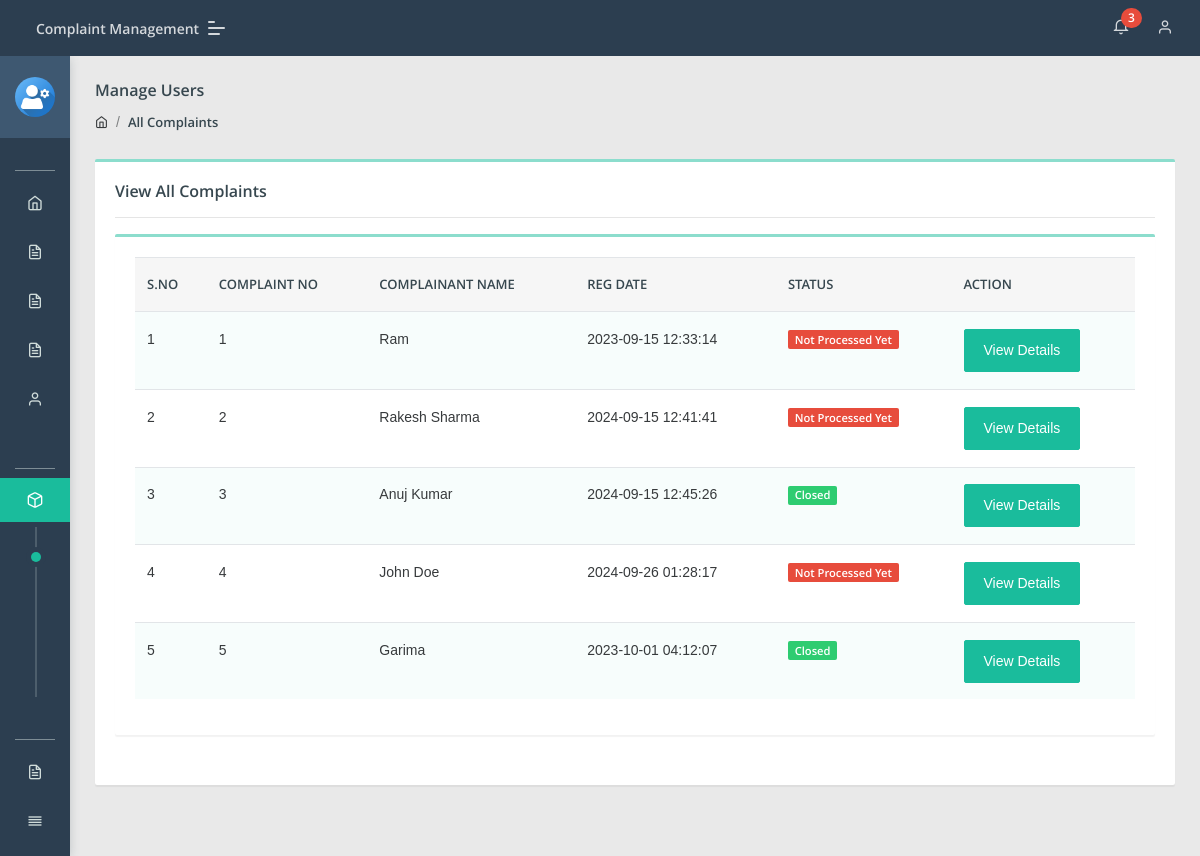
The page /cms/admin/all-complaint.php (signed in) on the database its author committed.
### tables this page shows
CREATE TABLE `tblcomplaints` (
  `complaintNumber` int(11) NOT NULL,
  `userId` int(11) DEFAULT NULL,
  `category` int(11) DEFAULT NULL,
  `subcategory` varchar(255) DEFAULT NULL,
  `complaintType` varchar(255) DEFAULT NULL,
  `Area` varchar(255) DEFAULT NULL,
  `noc` varchar(255) DEFAULT NULL,
  `complaintDetails` mediumtext DEFAULT NULL,
  `complaintFile` varchar(255) DEFAULT NULL,
  `regDate` timestamp NULL DEFAULT current_timestamp(),
  `status` varchar(50) DEFAULT NULL,
  `lastUpdationDate` timestamp NULL DEFAULT NULL ON UPDATE current_timestamp()
);

CREATE TABLE `users` (
  `id` int(11) NOT NULL,
  `fullName` varchar(255) DEFAULT NULL,
  `userEmail` varchar(255) DEFAULT NULL,
  `password` varchar(255) DEFAULT NULL,
  `contactNo` bigint(11) DEFAULT NULL,
  `address` tinytext DEFAULT NULL,
  `Area` varchar(255) DEFAULT NULL,
  `country` varchar(255) DEFAULT NULL,
  `pincode` int(6) DEFAULT NULL,
  `userImage` varchar(255) DEFAULT NULL,
  `regDate` timestamp NOT NULL DEFAULT current_timestamp(),
  `updationDate` timestamp NULL DEFAULT NULL,
  `status` int(1) DEFAULT NULL
);

### cms/admin/all-complaint.php (the view, shortened to what this page needs)
<?php
include('include/config.php');
if(strlen($_SESSION['aid'])==0)
    {
header('location:index.php');
}
else{
?>
<!DOCTYPE html>
<html lang="en">
<head>
    <link rel="stylesheet" href="assets/css/style.css">
</head>
<body class="">
	<?php include('include/sidebar.php');?>
	<?php include('include/header.php');?>
<section class="pcoded-main-container">
    <div class="pcoded-content">
        <div class="page-header">
            <div class="page-block">
                <div class="row align-items-center">
                    <div class="col-md-12">
                        <div class="page-header-title">
                            <h5 class="m-b-10">Manage Users</h5>
                        </div>
                        <ul class="breadcrumb">
                            <li class="breadcrumb-item"><a href="dashboard.php"><i class="feather icon-home"></i></a></li>
                            <li class="breadcrumb-item"><a href="all-complaint.php">All Complaints</a></li>
                        </ul>
                    </div>
                </div>
            </div>
        </div>
        <div class="row">
            <div class="col-sm-12">
                <div class="card">
                    <div class="card-body">
                        <h5>View All Complaints</h5>
                        <hr>
                      <div class="row">
                            <div class="col-xl-12">
                <div class="card">
                    <div class="card-body table-border-style">
                        <div class="table-responsive">
                            <table class="table table-striped">
                                <thead>
                                        <tr><th>S.No</th>
											<th>Complaint No</th>
											<th>Complainant Name</th>
											<th>Reg Date</th>
											<th>Status</th>
											<th>Action</th>
										</tr>
                                </thead>
                                <tbody>
                                    <?php
$query=mysqli_query($con,"select tblcomplaints.*,users.fullName as name from tblcomplaints join users on users.id=tblcomplaints.userId");
$cnt=1;
while($row=mysqli_fetch_array($query))
{
?>
                                        <tr>
                                            <td><?php echo htmlentities($cnt);?></td>
                                            <td><?php echo htmlentities($row['complaintNumber']);?></td>
                                            <td><?php echo htmlentities($row['name']);?></td>
                                            <td> <?php echo htmlentities($row['regDate']);?></td>
                                           <td>
                                                <?php $status=$row['status'];
                                                if($status==''): ?>
                                                <span class="badge badge-danger">Not Processed Yet</span>
                                            <?php elseif($status=='in process'):?>
                                             <span class="badge badge-warning">In Process</span>
                                         <?php elseif($status=='closed'):?>
                                             <span class="badge badge-success">Closed</span>
                                         <?php endif;?>
</td>
<td>   <a href="complaint-details.php?cid=<?php echo htmlentities($row['complaintNumber']);?>" class="btn btn-primary"> View Details</a>
											</td>
                                        </tr>
                                        <?php $cnt=$cnt+1; } ?>
                                </tbody>
                            </table>
                        </div>
                    </div>
                </div>
            </div>
                        </div>
                    </div>
                </div>
            </div>
        </div>
    </div>
</section>
</body>
</html>
<?php } ?>

### cms/admin/include/sidebar.php (shortened to what this page needs)
<nav class="pcoded-navbar  ">
	<div class="navbar-wrapper  ">
		<div class="navbar-content scroll-div " >
			<div class="">
				<div class="main-menu-header">
					<img class="img-radius" src="assets/images/user/user-gear.png" alt="User-Profile-Image">
					<div class="user-details">
					</div>
				</div>
			</div>
			<ul class="nav pcoded-inner-navbar ">
				<li class="nav-item pcoded-menu-caption">
				</li>
				<li class="nav-item">
				    <a href="dashboard.php" class="nav-link "><span class="pcoded-micon"><i class="feather icon-home"></i></span><span class="pcoded-mtext">Dashboard</span></a>
				</li>
				<li class="nav-item">
				    <a href="category.php" class="nav-link "><span class="pcoded-micon"><i class="feather icon-file-text"></i></span><span class="pcoded-mtext">Add Category</span></a>
				</li>
				<li class="nav-item">
				    <a href="subcategory.php" class="nav-link "><span class="pcoded-micon"><i class="feather icon-file-text"></i></span><span class="pcoded-mtext">Add Subcategory</span></a>
				</li>
				<li class="nav-item">
				    <a href="state.php" class="nav-link "><span class="pcoded-micon"><i class="feather icon-file-text"></i></span><span class="pcoded-mtext">Add Area</span></a>
				</li>
				<li class="nav-item">
				    <a href="manage-users.php" class="nav-link "><span class="pcoded-micon"><i class="feather icon-user"></i></span><span class="pcoded-mtext">Manage Users</span></a>
				</li>
				<li class="nav-item pcoded-menu-caption">
				</li>
				<li class="nav-item pcoded-hasmenu">
					<a href="#!" class="nav-link "><span class="pcoded-micon"><i class="feather icon-box"></i></span><span class="pcoded-mtext">Manage Complaint</span></a>
					<ul class="pcoded-submenu">
						<li>
<a href="all-complaint.php">All Complaints</a></li>
						<li>
<a href="notprocess-complaint.php">Not Process Yet</a></li>
						<li>
							<a href="inprocess-complaint.php">In Process</a></li>
						<li><a href="closed-complaint.php">Closed Complaints</a></li>
					</ul>
				</li>
				<li class="nav-item pcoded-menu-caption">
				</li>
				<li class="nav-item">
				    <a href="between-date-userreport.php" class="nav-link "><span class="pcoded-micon"><i class="feather icon-file-text"></i></span><span class="pcoded-mtext">User Reports</span></a>
				</li>
				<li class="nav-item">
				    <a href="between-date-complaintreport.php" class="nav-link "><span class="pcoded-micon"><i class="feather icon-align-justify"></i></span><span class="pcoded-mtext">Complaints Report</span></a>
				</li>
			</ul>
		</div>
	</div>
</nav>

### cms/admin/include/header.php (shortened to what this page needs)
<header class="navbar pcoded-header navbar-expand-lg navbar-light header-dark">
				<div class="m-header">
					<a class="mobile-menu" id="mobile-collapse" href="#!"><span></span></a>
					<a href="dashboard.php" class="b-brand">
						<strong>Complaint Management</strong>
					</a>
				</div>
				<div class="collapse navbar-collapse">
					<ul class="navbar-nav ml-auto">
						<li>
							<div class="dropdown">
								<a class="dropdown-toggle" href="#" data-toggle="dropdown">
									<i class="icon feather icon-bell"></i>
									<?php
$rt = mysqli_query($con,"select tblcomplaints.*,users.fullName as name from tblcomplaints join users on users.id=tblcomplaints.userId where tblcomplaints.status is null");
$num1 = mysqli_num_rows($rt);
?>
									<span class="badge badge-pill badge-danger"><?php echo htmlentities($num1)?></span>
								</a>
							</div>
						</li>
						<li>
							<div class="dropdown drp-user">
								<a href="#" class="dropdown-toggle" data-toggle="dropdown">
									<i class="feather icon-user"></i>
								</a>
							</div>
						</li>
					</ul>
				</div>
	</header>

### rows shown on the page
tblcomplaints: complaintNumber "1", userId.fullName "Ram", regDate "2023-09-15 12:33:14", shows "Not Processed Yet"
tblcomplaints: complaintNumber "2", userId.fullName "Rakesh Sharma", regDate "2024-09-15 12:41:41", shows "Not Processed Yet"
tblcomplaints: complaintNumber "3", userId.fullName "Anuj Kumar", regDate "2024-09-15 12:45:26", status "Closed"
tblcomplaints: complaintNumber "4", userId.fullName "John Doe", regDate "2024-09-26 01:28:17", shows "Not Processed Yet"
tblcomplaints: complaintNumber "5", userId.fullName "Garima", regDate "2023-10-01 04:12:07", status "Closed"

### other values the page prints
$num1 "3"
